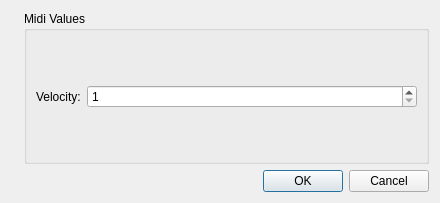
<ui version="4.0" >
 <class>DynamicProperties</class>
 <widget class="QDialog" name="DynamicProperties" >
  <property name="geometry" >
   <rect>
    <x>0</x>
    <y>0</y>
    <width>440</width>
    <height>203</height>
   </rect>
  </property>
  <property name="windowTitle" >
   <string>MuseScore: Text Properties</string>
  </property>
  <layout class="QGridLayout" name="gridLayout" >
   <item rowspan="2" row="0" column="0" >
    <widget class="QLabel" name="label_14" >
     <property name="sizePolicy" >
      <sizepolicy vsizetype="Ignored" hsizetype="Fixed" >
       <horstretch>0</horstretch>
       <verstretch>0</verstretch>
      </sizepolicy>
     </property>
     <property name="text" >
      <string/>
     </property>
     <property name="pixmap" >
      <pixmap resource="mscore.qrc" >:/data/bg1.jpg</pixmap>
     </property>
     <property name="scaledContents" >
      <bool>false</bool>
     </property>
    </widget>
   </item>
   <item row="0" column="1" >
    <widget class="QGroupBox" name="groupBox" >
     <property name="title" >
      <string>Midi Values</string>
     </property>
     <property name="flat" >
      <bool>true</bool>
     </property>
     <layout class="QVBoxLayout" name="verticalLayout" >
      <item>
       <spacer name="verticalSpacer_2" >
        <property name="orientation" >
         <enum>Qt::Vertical</enum>
        </property>
        <property name="sizeHint" stdset="0" >
         <size>
          <width>20</width>
          <height>21</height>
         </size>
        </property>
       </spacer>
      </item>
      <item>
       <layout class="QFormLayout" name="formLayout" >
        <item row="0" column="0" >
         <widget class="QLabel" name="label" >
          <property name="text" >
           <string>Velocity:</string>
          </property>
         </widget>
        </item>
        <item row="0" column="1" >
         <widget class="QSpinBox" name="velocity" >
          <property name="minimum" >
           <number>1</number>
          </property>
          <property name="maximum" >
           <number>127</number>
          </property>
         </widget>
        </item>
       </layout>
      </item>
      <item>
       <spacer name="verticalSpacer" >
        <property name="orientation" >
         <enum>Qt::Vertical</enum>
        </property>
        <property name="sizeHint" stdset="0" >
         <size>
          <width>20</width>
          <height>38</height>
         </size>
        </property>
       </spacer>
      </item>
     </layout>
    </widget>
   </item>
   <item row="1" column="1" >
    <widget class="QDialogButtonBox" name="buttonBox" >
     <property name="toolTip" >
      <string>align left</string>
     </property>
     <property name="orientation" >
      <enum>Qt::Horizontal</enum>
     </property>
     <property name="standardButtons" >
      <set>QDialogButtonBox::Cancel|QDialogButtonBox::Ok</set>
     </property>
    </widget>
   </item>
  </layout>
 </widget>
 <tabstops>
  <tabstop>buttonBox</tabstop>
 </tabstops>
 <resources>
  <include location="mscore.qrc" />
 </resources>
 <connections>
  <connection>
   <sender>buttonBox</sender>
   <signal>accepted()</signal>
   <receiver>DynamicProperties</receiver>
   <slot>accept()</slot>
   <hints>
    <hint type="sourcelabel" >
     <x>248</x>
     <y>254</y>
    </hint>
    <hint type="destinationlabel" >
     <x>157</x>
     <y>274</y>
    </hint>
   </hints>
  </connection>
  <connection>
   <sender>buttonBox</sender>
   <signal>rejected()</signal>
   <receiver>DynamicProperties</receiver>
   <slot>reject()</slot>
   <hints>
    <hint type="sourcelabel" >
     <x>316</x>
     <y>260</y>
    </hint>
    <hint type="destinationlabel" >
     <x>286</x>
     <y>274</y>
    </hint>
   </hints>
  </connection>
 </connections>
</ui>
